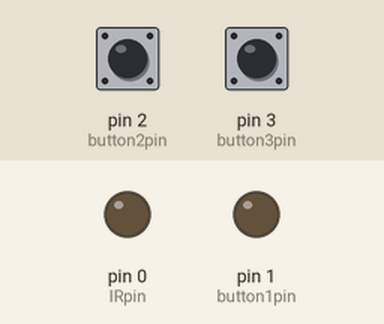
Bench run of a sketch on a simulated Arduino Uno, built with avr-gcc and run on an emulated ATmega328P. Parts: output pins drawn as LEDs (lit = HIGH). The inputs (shaded band) are chosen by the test bench; at power-on: pin 2 (button2pin) LOW, pin 3 (button3pin) LOW.

Above: at 1.2 s.
1.3 s: pin 2 (button2pin) pulled HIGH for 0.15 s
At 2.1 s:
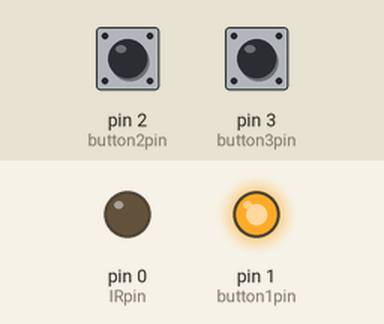
Timing chart, 0 to 4.3 s (numbered marks = the images above; inputs shaded):
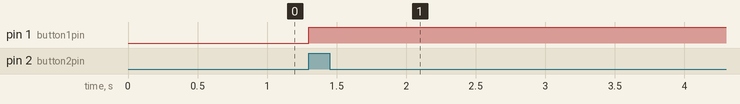

Measured:
- after the input at 1.3 s, pin 1 (button1pin): LOW → HIGH at once

The sketch:

asdbREMOTE_001.ino
```cpp
const int button1pin = 1;
const int button2pin = 2;
const int button3pin = 3;

int button1 = 0;
int button2 = 0;
int button3 = 0;


const int IRpin = 0;
const int transmitLEDpin = 1;

int PWMvalue;


void setup() {
  pinMode(button1pin, INPUT);
  pinMode(button2pin, INPUT);
  pinMode(button3pin, INPUT);
  pinMode(IRpin, OUTPUT);
  pinMode(transmitLEDpin, OUTPUT);
}

void loop() {
  button1 = digitalRead(button1pin);
  button2 = digitalRead(button2pin);
  button3 = digitalRead(button3pin);

  if(button1 == true){
    PWMvalue = 25;
  }else if(button2 == true){
    PWMvalue = 100;
  }else if(button3 == true){
    PWMvalue = 175;
  }else{
    PWMvalue = 0;
  }

  if(PWMvalue != 0){
    digitalWrite(transmitLEDpin, HIGH);
  }else{
    digitalWrite(transmitLEDpin, LOW);
  }

  analogWrite(IRpin, PWMvalue);
}
```
